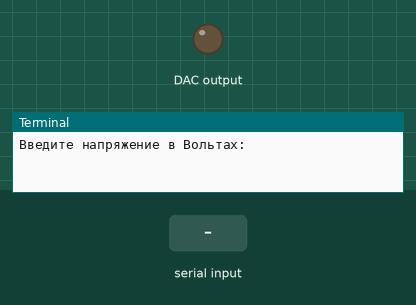
This program was run on a simulated Raspberry Pi (BCM pin numbers). Shown: output pins drawn as LEDs (lit = HIGH), the last lines printed to the terminal. The inputs (shaded band) are chosen by the test bench.

Above: at 1.2 s.
1.3 s: "5" typed at the terminal, then Enter
At 2.5 s:
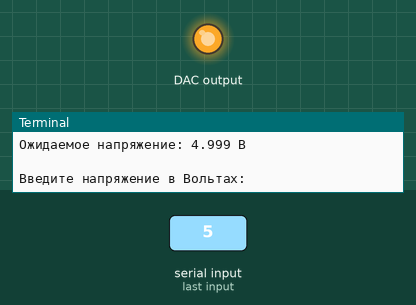
2.8 s: "1" typed at the terminal, then Enter
At 3.6 s:
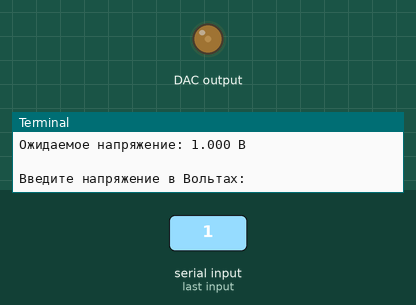
Timing chart, 0 to 5.8 s (numbered marks = the images above; inputs shaded):
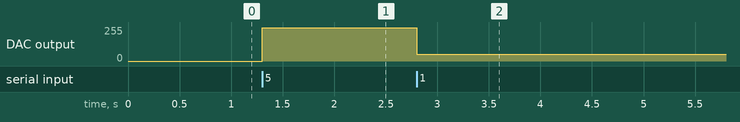

Measured:
- after the input at 1.3 s, DAC output: 0/255 → 249/255 at once
- after the input at 2.8 s, DAC output: 249/255 → 50/255 at once

The program:

mcp4725_driver.py
```python
import smbus

class MCP4725:
    def __init__(self, dynamic_range, address=0x61, verbose = False):
            self.bus = smbus.SMBus(1)

            self.address = address
            self.wm = 0x00
            self.pds = 0x00

            self.verbose = verbose
            self.dynamic_range = dynamic_range
    def deinit(self):
        self.set_number(0)
        self.bus.close()
    def set_number(self, number):
        if not isinstance(number, int):
            print("На вход ЦАП можно подавать только целые числа")
            return
        if not (0 <= number <= 4095):
            print("Число выходит за разраядность MCP4752 (12 бит)")
            return
        first_byte = self.wm | self.pds | number >> 8
        second_byte = number & 0xFF
        self.bus.write_byte_data(self.address, first_byte, second_byte)

        if self.verbose:
            print(f"Число: {number}, отправленные по I2C данные: [0x{(self.address << 1):02X}, 0x{first_byte:02X}, 0x{second_byte:02X}]\n")
    def set_voltage(self, voltage):
        if not (0.0 <= voltage <= self.dynamic_range):
            print(
                f"Напряжение выходит за динамический диапазон "
                f"(0.0 - {self.dynamic_range:.2f} В)"
            )
            return

        number = int(voltage / self.dynamic_range * 4095)

        self.set_number(number)

        if self.verbose:
            real_voltage = number / 4095 * self.dynamic_range

            print(
                f"Запрошено: {voltage:.3f} В\n"
                f"Код ЦАП: {number}\n"
                f"Ожидаемое напряжение: {real_voltage:.3f} В\n"
            )
if __name__ == "__main__":
    try:
        dac = MCP4725(5.11, verbose=True)

        while True:
            try:
                voltage = float(
                    input("Введите напряжение в Вольтах: ")
                )
                dac.set_voltage(voltage)

            except ValueError:
                print("Вы ввели не число. Попробуйте ещё раз\n")
    except KeyboardInterrupt:
        print("\nПограмма завершилась")
    finally:
        dac.deinit()
```
